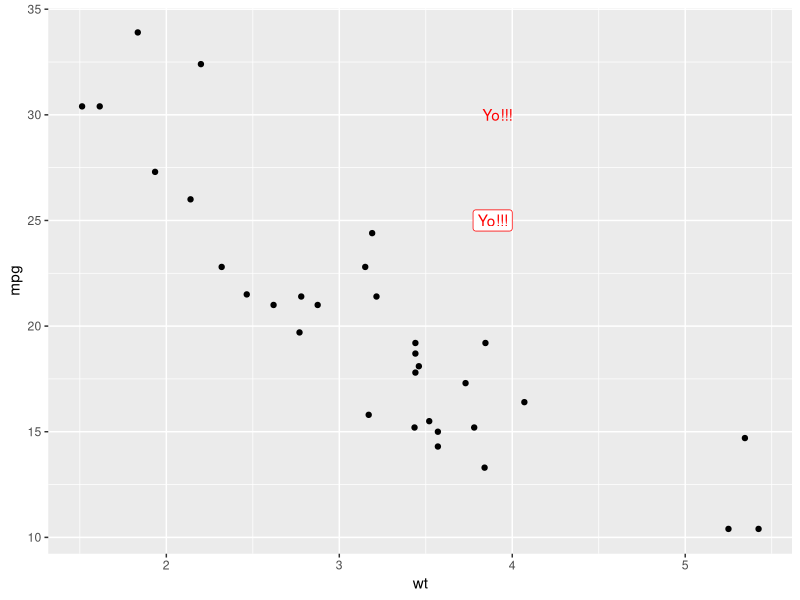

This figure's R source:
## ---- chunk 1
library(tidyverse)
## ---- chunk 2
mtcars %>% 
  ggplot(aes(x = wt, y = mpg)) +
  geom_point() + 
  annotate("label", label = "Yo!!!", x = 4, y = 25, hjust = 1, color = "red") + 
  annotate("text", label = "Yo!!!", x = 4, y = 30, hjust = 1, color = "red")
